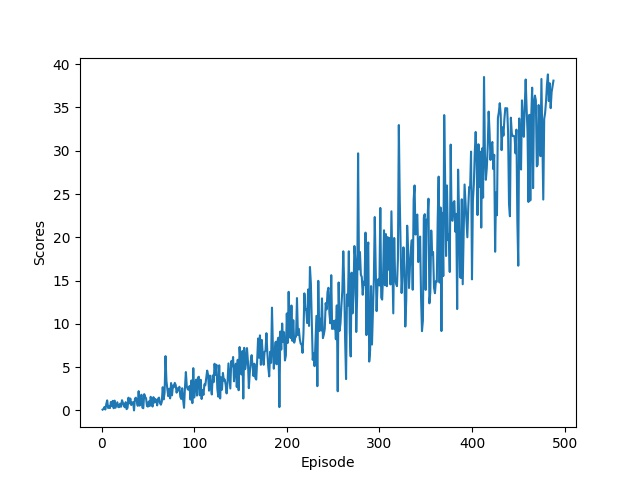

The Python source for this figure:
import torch
from unityagents import UnityEnvironment

import numpy as np
from collections import deque

from ddpg_agent import Agent
import matplotlib.pyplot as plt

def train_ddpg(env, max_episode=1000, max_t=1000, save_every=50, check_history=100):
    # reset
    brain_name = env.brain_names[0]
    brain = env.brains[brain_name]  
    env_info = env.reset(train_mode=True)[brain_name]
    
    # action and state size
    action_size = brain.vector_action_space_size 
    states = env_info.vector_observations
    state_size = states.shape[1]
    print('State size:', state_size)
    print('Action size: ', action_size)
      
    # initialize agent
    num_agents = len(env_info.agents)
    print('Number of agents:', num_agents)
    agent = Agent(state_size, action_size, random_seed=123)
    
    scores_deque = deque(maxlen=check_history)
    scores = []
   
    # learning multiple episodes
    for episode in range(max_episode):
        # prepare for training in the current epoc
        env_info = env.reset(train_mode=True)[brain_name]
        state = env_info.vector_observations[0]  
        score = 0
        agent.reset()
        
        # play and learn in current episode
        for t in range(max_t):
            action = agent.act(state)
            
            env_info = env.step(action)[brain_name]   
            next_state = env_info.vector_observations[0]      # get next state (for each agent)
            reward = env_info.rewards[0]                       # get reward (for each agent)
            done = env_info.local_done[0]                      # see if episode finished

            agent.step(t, state, action, reward, next_state, done)
            state = next_state
            score += reward
            if done:
                break 
            
        epoc_score = score
        scores_deque.append(epoc_score)
        scores.append(epoc_score)
        
        print('Episode {}\tscore: {:.2f}\tAverage Score: {:.2f}'.format(episode, epoc_score, np.mean(scores_deque)))
        if np.mean(scores_deque) >= 30.0 and episode >= check_history:
            print('\nEnvironment solved in {:d} episodes!\tAverage Score: {:.2f}'.format(episode - check_history, np.mean(scores_deque)))
            torch.save(agent.actor_local.state_dict(), 'checkpoint_actor.data')
            torch.save(agent.critic_local.state_dict(), 'checkpoint_critic.data')
            break
    
        if episode % save_every == 0:
            torch.save(agent.actor_local.state_dict(), 'checkpoint_actor_ep{}.data'.format(episode))
            torch.save(agent.critic_local.state_dict(), 'checkpoint_critic_ep{}.data'.format(episode))
    return scores

if __name__ == '__main__':
    env = UnityEnvironment(file_name='Reacher_Linux/Reacher.x86_64')
    scores = train_ddpg(env, max_episode=1000, max_t=1000, save_every=50, check_history=100)
    env.close()
    
    fig = plt.figure()
    ax = fig.add_subplot(111)
    plt.plot(np.arange(1, len(scores)+1), scores)
    plt.ylabel('Scores')
    plt.xlabel('Episode')
    plt.show()